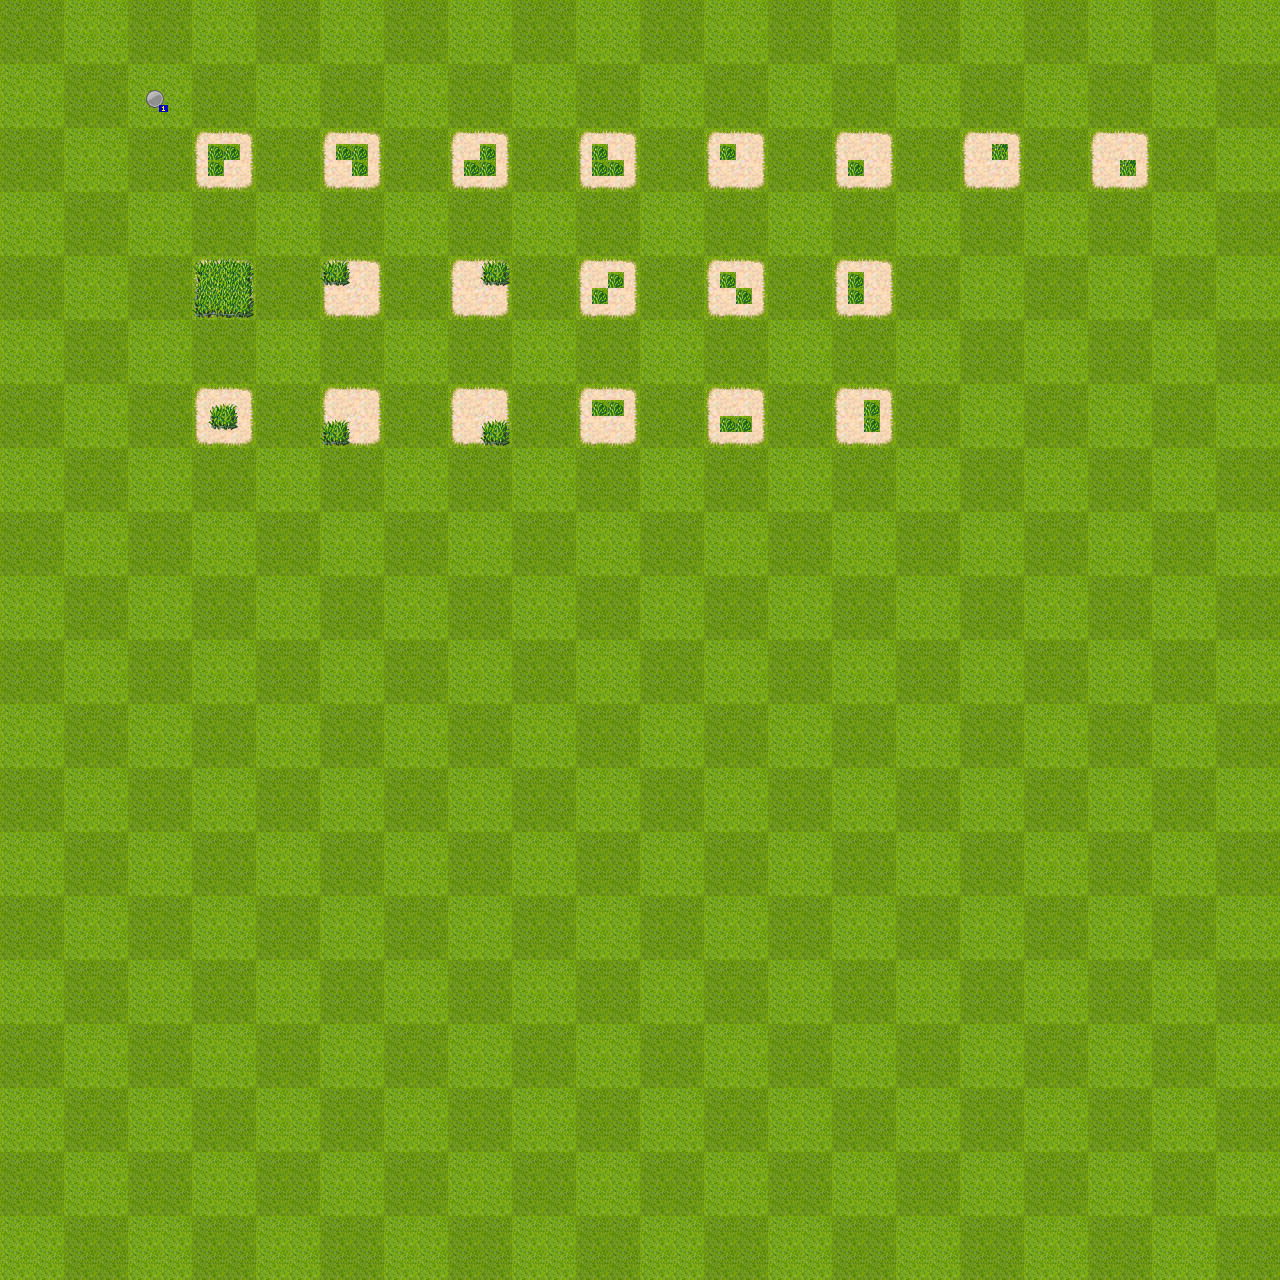

This is a level from a 2D game, rendered from its Tiled map with the project's own tilesets. A one-line summary and the map file follow, with tile-layer data summarised:
An orthogonal 80x80 tile map with 16x16 px tiles, 4 tile layers (background, (helper: do not export!), foreground, entities), 10 tilesets.

<map version="1.0" orientation="orthogonal" width="80" height="80" tilewidth="16" tileheight="16">
 <properties>
  <property name="subdivision" value="4" />
 </properties>
 <tileset firstgid="1" name="entities" tilewidth="24" tileheight="24">
  <image source="entities.png" width="408" height="24" />
 </tileset>
 <tileset firstgid="18" name="TileA1" tilewidth="16" tileheight="16">
  <image source="../client/img/map/TileA1.png" width="512" height="384" />
 </tileset>
 <tileset firstgid="786" name="TileA2" tilewidth="16" tileheight="16">
  <image source="../client/img/map/TileA2.png" width="512" height="384" />
 </tileset>
 <tileset firstgid="1554" name="TileA3" tilewidth="16" tileheight="16">
  <image source="../client/img/map/TileA3.png" width="512" height="256" />
 </tileset>
 <tileset firstgid="2066" name="TileA4" tilewidth="16" tileheight="16">
  <image source="../client/img/map/TileA4.png" width="512" height="480" />
 </tileset>
 <tileset firstgid="3026" name="TileA5" tilewidth="16" tileheight="16">
  <image source="../client/img/map/TileA5.png" width="256" height="512" />
 </tileset>
 <tileset firstgid="3538" name="TileB" tilewidth="16" tileheight="16">
  <image source="../client/img/map/TileB.png" width="512" height="512" />
 </tileset>
 <tileset firstgid="4562" name="TileC" tilewidth="16" tileheight="16">
  <image source="../client/img/map/TileC.png" width="512" height="512" />
 </tileset>
 <tileset firstgid="5586" name="TileD" tilewidth="16" tileheight="16">
  <image source="../client/img/map/TileD.png" width="512" height="512" />
 </tileset>
 <tileset firstgid="6610" name="TileE" tilewidth="16" tileheight="16">
  <image source="../client/img/map/TileE.png" width="512" height="512" />
 </tileset>
 <layer name="background" width="80" height="80">
  <data>[6400 cells, 6400 non-empty, 41 distinct tile ids]</data>
 </layer>
 <layer name="(helper: do not export!)" width="80" height="80" opacity="0.09">
  <data>[6400 cells, 3200 non-empty, 4 distinct tile ids]</data>
 </layer>
 <layer name="foreground" width="80" height="80">
  <data>[6400 cells, 62 non-empty, 21 distinct tile ids]</data>
 </layer>
 <layer name="entities" width="80" height="80">
  <data>[6400 cells, 1 non-empty, 1 distinct tile ids]</data>
 </layer>
</map>
